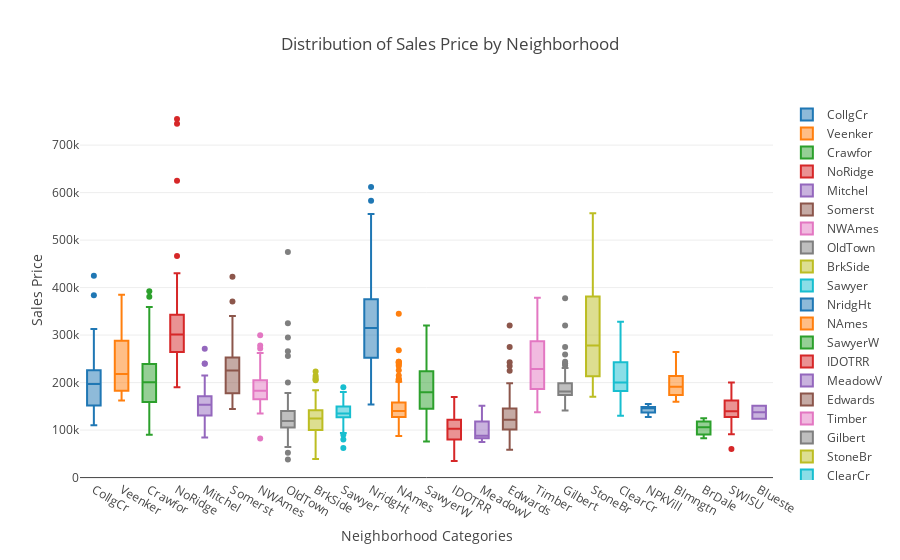

Notebook cell for this chart:
### Code cell
variable='Neighborhood'

data = [dict(
  type = 'box',
  x = train[variable],
  y = train['SalePrice'],
  mode = 'markers',
  transforms = [dict(
    type = 'groupby',
    groups = train[variable],

  )]
)]

layout={
        'xaxis': {'title': variable + ' Categories'},
        'yaxis': {'title': "Sales Price"},
        "title":"Distribution of Sales Price by " +variable
    }

off.iplot({'data': data, 'layout':layout}, validate=False)

### Figure 1 — Plotly figure (JSON) as saved in the notebook; plotly's stock layout.template omitted (floating-point values rounded to 4 significant figures; data arrays with more than 128 entries replaced by an {"elided": "..."} marker saying what was removed)
{"data": [{"mode": "markers", "transforms": [{"groups": {"elided": "1460 str values"}, "type": "groupby"}], "type": "box", "x": {"elided": "1460 str values"}, "y": {"elided": "1460 int values"}}], "layout": {"title": "Distribution of Sales Price by Neighborhood", "xaxis": {"title": "Neighborhood Categories"}, "yaxis": {"title": "Sales Price"}}}
